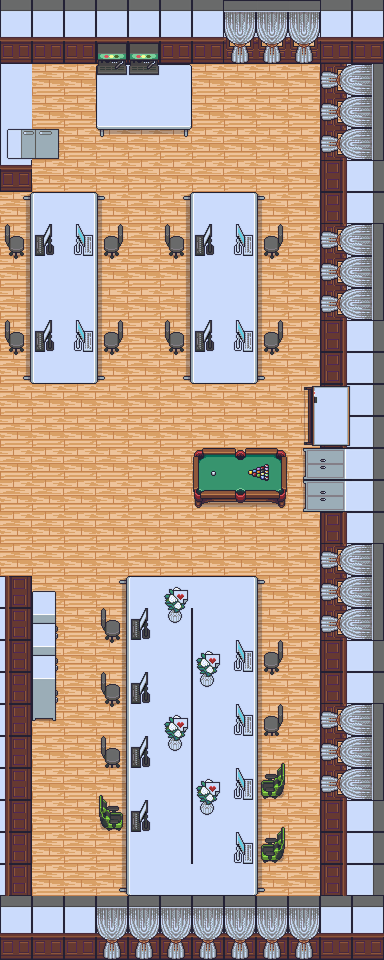

Rendered tile map (Tiled .tmx) drawn with the repository's tilesets; below, a short description and the map source with its tile grids summarised:
An orthogonal 12x30 tile map with 32x32 px tiles, 9 tile layers (Floor, Wall, ItemsPutOnTheFloor, Cabinet1, ...), 2 tilesets.

<map version="1.10" tiledversion="1.11.2" orientation="orthogonal" renderorder="right-down" width="12" height="30" tilewidth="32" tileheight="32" infinite="0" nextlayerid="10" nextobjectid="1">
 <tileset firstgid="1" source="Icon.tsx" />
 <tileset firstgid="120" source="ImageIcon2.tsx" />
 <layer id="1" name="Floor" width="12" height="30">
  <data>[360 cells, 360 non-empty, 1 distinct tile ids]</data>
 </layer>
 <layer id="2" name="Wall" width="12" height="30">
  <data>[360 cells, 114 non-empty, 5 distinct tile ids]</data>
 </layer>
 <layer id="3" name="ItemsPutOnTheFloor" width="12" height="30">
  <data>[360 cells, 133 non-empty, 23 distinct tile ids]</data>
 </layer>
 <layer id="7" name="Cabinet1" width="12" height="30">
  <data>[360 cells, 3 non-empty, 3 distinct tile ids]</data>
 </layer>
 <layer id="8" name="Cabinet2" width="12" height="30">
  <data>[360 cells, 3 non-empty, 3 distinct tile ids]</data>
 </layer>
 <layer id="9" name="Cabinet3" width="12" height="30">
  <data>[360 cells, 3 non-empty, 3 distinct tile ids]</data>
 </layer>
 <layer id="6" name="ItemPutOnWall" width="12" height="30">
  <data>[360 cells, 44 non-empty, 2 distinct tile ids]</data>
 </layer>
 <layer id="4" name="ItemsPutOnTheDesk" width="12" height="30">
  <data>[360 cells, 28 non-empty, 6 distinct tile ids]</data>
 </layer>
 <layer id="5" name="Chair" width="12" height="30">
  <data>[360 cells, 30 non-empty, 8 distinct tile ids]</data>
 </layer>
</map>
